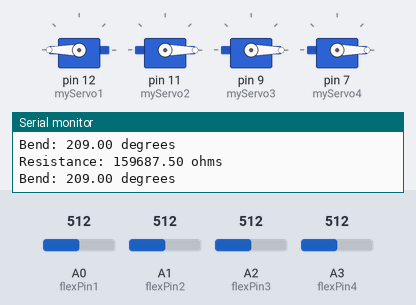
This sketch was run on a simulated Arduino Uno, built with avr-gcc and run on an emulated ATmega328P. On the bench: 4 × servo, the last lines printed to the serial monitor. The test bench sets the inputs (shaded band); at power-on: A0 (flexPin1) = 512, A1 (flexPin2) = 512, A2 (flexPin3) = 512, A3 (flexPin4) = 512.

Above: at 1.2 s.
1.3 s: A0 (flexPin1) set to 306
At 2.3 s:
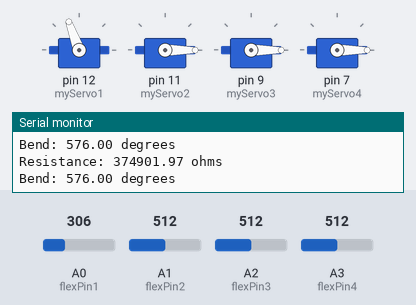
2.8 s: A1 (flexPin2) set to 992
At 3.3 s:
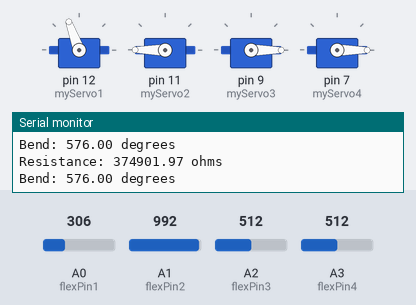
4.3 s: A2 (flexPin3) set to 992
At 5.3 s:
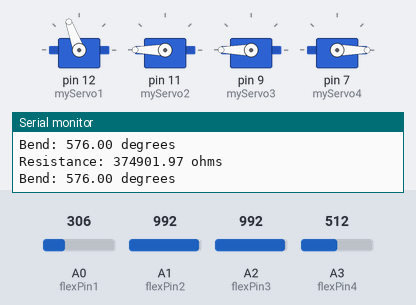
5.8 s: A3 (flexPin4) set to 992
At 6.3 s:
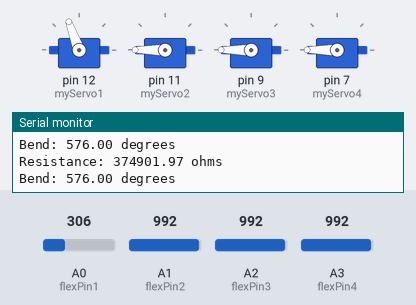
7.3 s: A0 (flexPin1) set to 30
At 8.5 s:
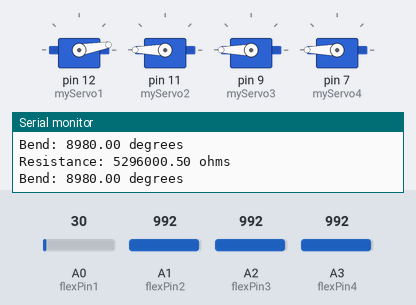
8.8 s: A1 (flexPin2) set to 716
At 9.3 s:
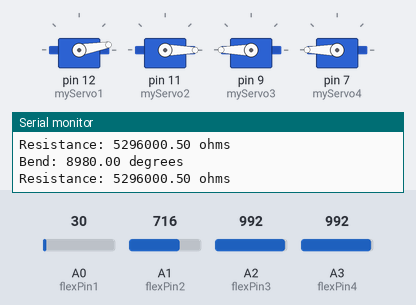
Timing chart, 0 to 11.4 s (numbered marks = the images above; inputs shaded):
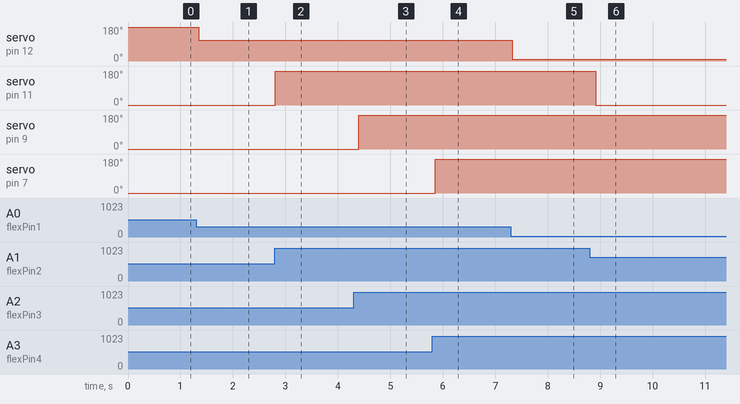

Measured:
- after the input at 1.3 s, servo on pin 12 (myServo1): 180° → 110° at once
- after the input at 2.8 s, servo on pin 11 (myServo2): 0° → 180° at once
- after the input at 4.3 s, servo on pin 9 (myServo3): 0° → 180° after 0.10 s
- after the input at 5.8 s, servo on pin 7 (myServo4): 0° → 180° after 0.06 s
- after the input at 7.3 s, servo on pin 12 (myServo1): 110° → 10° at once
- after the input at 8.8 s, servo on pin 11 (myServo2): 180° → 0° after 0.11 s

The sketch:

flex_servo.ino
```cpp
#include <Servo.h>

Servo myServo1;
Servo myServo2;
Servo myServo3;
Servo myServo4;

const int flexPin1 = A0;
const int flexPin2 = A1;
const int flexPin3 = A2;
const int flexPin4 = A3;

const float VCC = 4.98; // Measured voltage of Ardunio 5V line
const float R_DIV = 160000.0; // Measured resistance of 3.3k resistor

// Upload the code, then try to adjust these values to more
// accurately calculate bend degree.
const float STRAIGHT_RESISTANCE = 37300.0; // resistance when straight
const float BEND_RESISTANCE = 90000.0; // resistance at 90 deg

void setup()
{
  myServo1.attach(12);
  myServo2.attach(11);
  myServo3.attach(9);
  myServo4.attach(7);
  Serial.begin(9600);
}

void loop()
{
  int flexValue1;
  int servoPosition1;
  int flexValue2;
  int servoPosition2;
  int flexValue3;
  int servoPosition3;
  int flexValue4;
  int servoPosition4;

  flexValue1 = analogRead(flexPin1);
  flexValue2 = analogRead(flexPin2);
  flexValue3 = analogRead(flexPin3);
  flexValue4 = analogRead(flexPin4);

  servoPosition1 = map(flexValue1, 0, 500, 0, 180);
  servoPosition1 = constrain(servoPosition1, 0, 180);
  servoPosition2 = map(flexValue2, 800, 900, 0, 180);
  servoPosition2 = constrain(servoPosition2, 0, 180);
  servoPosition3 = map(flexValue3, 800, 900, 0, 180);
  servoPosition3 = constrain(servoPosition3, 0, 180);
  servoPosition4 = map(flexValue4, 800, 900, 0, 180);
  servoPosition4 = constrain(servoPosition4, 0, 180);

  myServo1.write(servoPosition1);
  myServo2.write(servoPosition2);
  myServo3.write(servoPosition3);
  myServo4.write(servoPosition4);

  delay(20);

  int flexADC = analogRead(flexPin1);
  float flexV = flexADC * VCC / 1023.0;
  float flexR = R_DIV * (VCC / flexV - 1.0);
  Serial.println("Resistance: " + String(flexR) + " ohms");

  // Use the calculated resistance to estimate the sensor's
  // bend angle:
  float angle = map(flexR, STRAIGHT_RESISTANCE, BEND_RESISTANCE,
                   0, 90.0);
  Serial.println("Bend: " + String(angle) + " degrees");
  Serial.println();

  delay(100);
}
```
